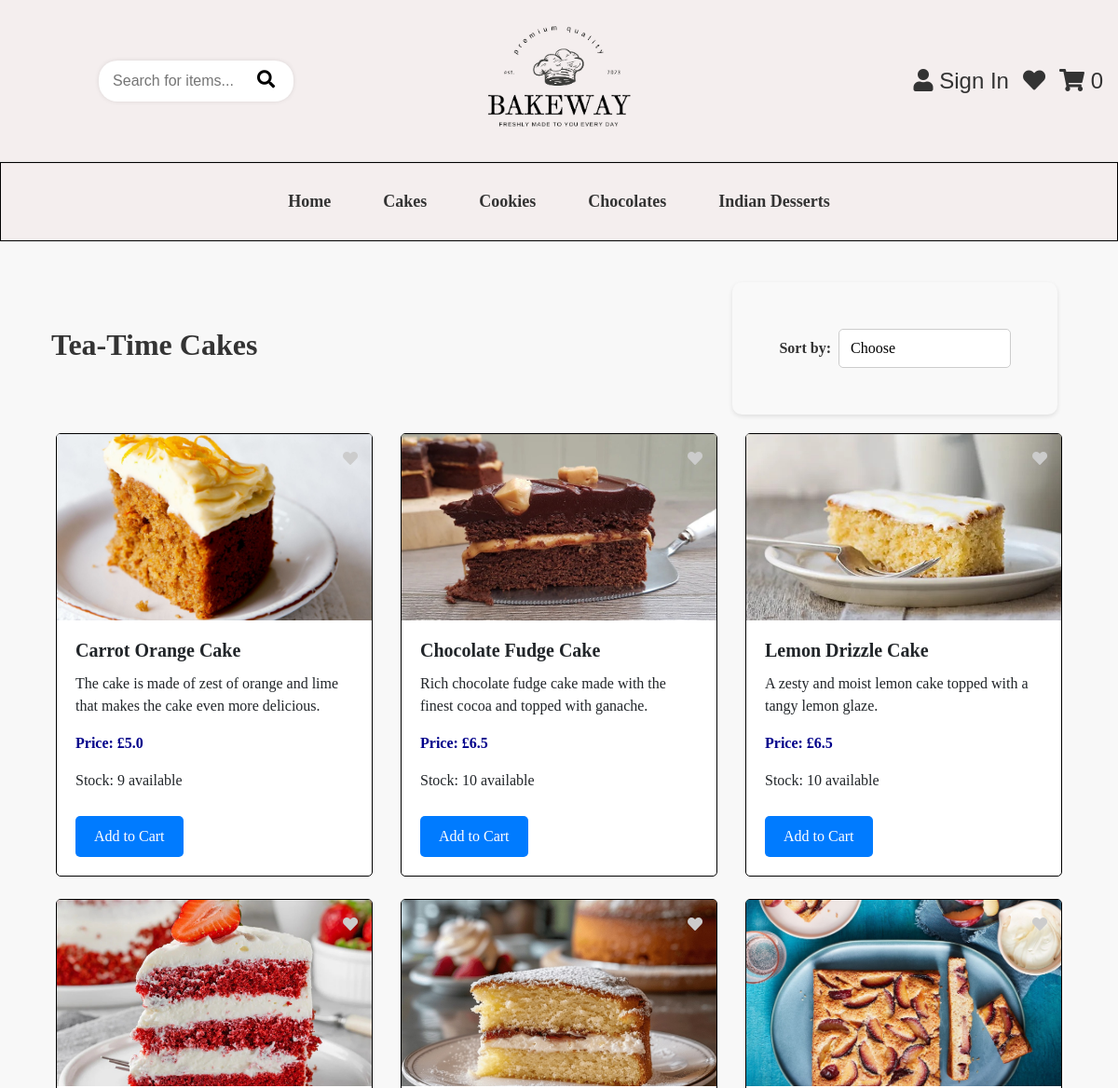
Before: /cakes (upper part) with the older database file.
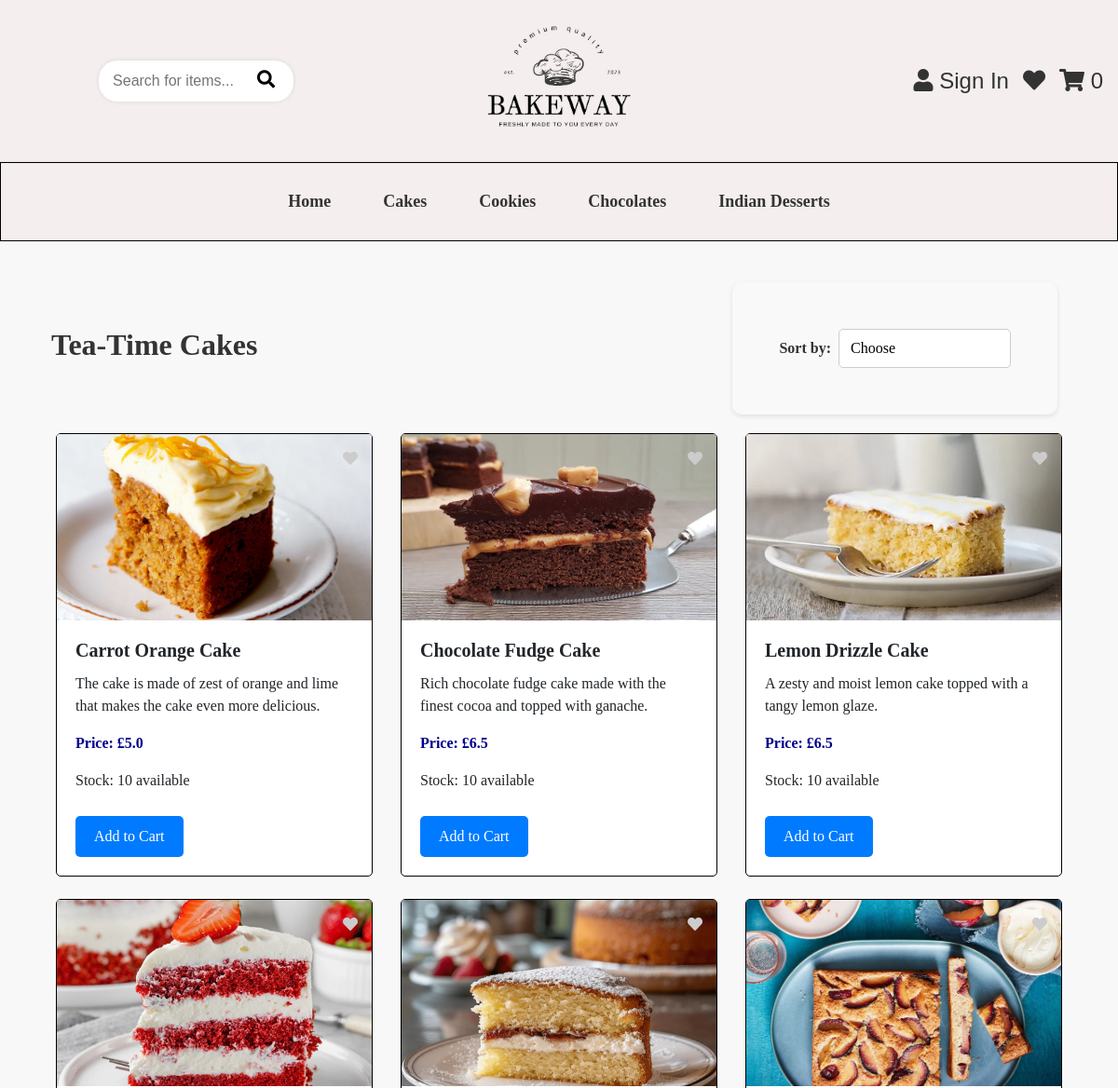
After: the same page with the newer database file.
### app/models.py (models this page shows, shortened)
class Product(db.Model):
    id = db.Column(db.Integer, primary_key=True)
    name = db.Column(db.String(100), nullable=False)
    description = db.Column(db.Text, nullable=False)
    price = db.Column(db.Float, nullable=False)
    category = db.Column(db.String(50), nullable=False)  # 'Cake', 'Cookie', 'Chocolate', 'Desserts'.
    image = db.Column(db.String(225), nullable=False)
    stock = db.Column(db.Integer, nullable=False, default=0)  # Stock quantity

### app/views.py (the view)
@app.route('/cakes')
def cakes():
    sort_option = request.args.get('sort')
    query = request.args.get('query', '').strip().lower()
    cakes_query = Product.query.filter_by(category='Cake')
    if query:
        cakes_query = cakes_query.filter(Product.name.ilike(f'%{query}%'))
    if sort_option == 'lowest_to_highest':
        cakes_query = cakes_query.order_by(Product.price.asc())
    elif sort_option == 'highest_to_lowest':
        cakes_query = cakes_query.order_by(Product.price.desc())
    elif sort_option == 'A_to_Z':
        cakes_query = cakes_query.order_by(Product.name.asc())
    cakes = cakes_query.all()
    return render_template('cakes.html', products=cakes, query=query)

### app/views.py (called while the page is built)
@app.before_request
def initialize_cart():
    if 'cart' not in session:
        session['cart'] = {}

@app.context_processor
def inject_cart_quantity():
    if current_user.is_authenticated:
        total_quantity = db.session.query(
            db.func.sum(CartItem.quantity)
        ).filter_by(user_id=current_user.id).scalar() or 0
    else:
        cart = session.get('cart', {})
        total_quantity = sum(item['quantity'] for item in cart.values())
    return dict(cart_total_quantity=total_quantity)

### app/templates/cakes.html (shortened to what this page needs)
{% extends "base.html" %}
{% block content %}
<div class="d-flex justify-content-between align-items-center">
  <h2><strong>Tea-Time Cakes</strong></h2>
  <div class="sort-container">
    <form method="GET" action="{{ url_for('cakes') }}" class="form-inline" >
      <label for="sort" class="mr-2 sort-label">Sort by:</label>
      <select name="sort" id="sort" class="sort-select" onchange="this.form.submit()" >
        <option value="Default"  {% if request.args.get('sort') %}selected{% endif %}> Choose</option>
      </select>
    </form>
  </div>
</div>
<div class="container">
  <div class="row">
    {% for product in products %}
    <div class="col-md-4 mb-4">
      <div class="card">
        <div class="position-relative">
          <img src="{{ url_for('static', filename=product.image) }}" class="card-img-top" alt="{{ product.name }}">
          <a href="javascript:void(0);"
          class="like-button position-absolute"
          style="top: 10px; right: 10px;"
          data-product-id="{{ product.id }}"
          onclick="addToWishlist(this)">
          <i class="fas fa-heart"></i>
       </a>
        </div>
        <div class="card-body">
          <h5 class="card-title"><strong>{{ product.name }}</strong></h5>
          <p class="card-text">{{ product.description }}</p>
          <p class="text-primary font-weight-bold">Price: £{{ product.price }}</p>
          <p>Stock: {% if product.stock > 0 %} {{ product.stock }} available {% else %} Out of stock {% endif %}</p>
          <div class="d-flex justify-content-between">
            {% if product.stock > 0 %}
            <a href="javascript:void(0);" onclick="document.getElementById('addToCartForm{{ product.id }}').submit();" class="btn btn-primary">Add to Cart</a>
          {% else %}
          <button class="btn btn-danger" disabled>Add to Cart</button>
            {% endif %}
          </div>
        </div>
      </div>
    </div>
    {% endfor %}
  </div>
</div>
{% endblock %}

### app/templates/base.html (shortened to what this page needs)
<!DOCTYPE html>
<html lang="en">
<head>
  <link href="https://stackpath.bootstrapcdn.com/bootstrap/4.5.2/css/bootstrap.min.css" rel="stylesheet">
  <link rel="stylesheet" href="{{ url_for('static', filename='style.css') }}">
  <link rel="stylesheet" href="https://cdnjs.cloudflare.com/ajax/libs/font-awesome/5.15.4/css/all.min.css">
</head>
<body>
<header class="d-flex justify-content-between align-items-center p-3 flex-wrap">
  <div class="search-container">
    <form action="/search" method="get" class="search-form">
      <input type="text" name="query" placeholder="Search for items..." class="search-input">
      <button type="submit" class="search-btn"><i class="fas fa-search"></i></button>
    </form>
  </div>
  <div class="logo">
    <a href="/">
      <img src="{{ url_for('static', filename='images/logo.jpg') }}" alt="Bakeway Logo" class="logo-img">
    </a>
  </div>
  <div class="header-icons d-flex align-items-center gap-3">
    {% if current_user.is_authenticated %}
      <a href="{{ url_for('dashboard') }}" class="icon-link"><i class="fas fa-user"></i> My Account</a>
    {% else %}
      <a href="{{ url_for('login') }}" class="icon-link"><i class="fas fa-user"></i> Sign In</a>
    {% endif %}
<a href="javascript:void(0);" class="icon-link" data-toggle="modal" data-target="#wishlistModal">
  <i class="fas fa-heart"></i>
</a>
    <a href="/cart" class="icon-link">
      <i class="fas fa-shopping-cart"></i>
      <span class="cart-quantity">{{ cart_total_quantity }}</span>
    </a>
  </div>
</header>
  <nav class="navbar navbar-expand-lg">
    <div class="container">
      <div class="collapse navbar-collapse" id="navbarNav">
        <ul class="navbar-nav mx-auto">
          <li class="nav-item"><a class="nav-link" href="/">Home</a></li>
          <li class="nav-item"><a class="nav-link" href="/cakes">Cakes</a></li>
          <li class="nav-item"><a class="nav-link" href="/cookies">Cookies</a></li>
          <li class="nav-item"><a class="nav-link" href="/chocolates">Chocolates</a></li>
          <li class="nav-item"><a class="nav-link" href="/indian-desserts">Indian Desserts</a></li>
        </ul>
      </div>
    </div>
  </nav>
  <div class="container mt-4">
    {% block content %}
    {% endblock %}
  </div>
  <link rel="stylesheet" type="text.css" href="//cdnjs.cloudflare.com/ajax/libs/cookieconsent/3.1.1/cookieconsent.min.css" />
</body>
</html>

### app/static/style.css (style rules this page uses)
h2 { color: #333; font-family: 'Times New Roman', Times, serif; text-align: center; padding: 10px; }
body { font-family: Arial, sans-serif; background-color: #f8f8f8; margin: 0; }
header { display: flex; justify-content: space-between; align-items: center; background-color: #f4eeee; padding: 10px 20px; border-bottom: 1px solid #e0e0e0; flex-wrap: wrap; }
.logo { flex: 1; display: flex; justify-content: center; }
.logo-img { width: 180px; height: auto; }
.search-container { flex: 1; display: flex; justify-content: flex-start; }
.search-form { display: flex; align-items: center; background-color: #fff; border-radius: 20px; box-shadow: 0 0 5px rgba(0, 0, 0, 0.1); padding: 5px 10px; max-width: 250px; }
.search-input { border: none; outline: none; padding: 5px; font-size: 1rem; width: 150px; }
.search-btn { background-color: white; border: none; padding: 5px 10px; cursor: pointer; color: black; }
.search-btn i { font-size: 1.2rem; }
.header-icons { flex: 1; display: flex; justify-content: flex-end; gap: 15px; }
.header-icons .icon-link { color: #333; font-size: 1.5rem; text-decoration: none; }
* { margin: 0; padding: 0; box-sizing: border-box; }
.navbar { background-color: #f4eeee; border-bottom: 1px solid #e0e0e0; padding: 10px; border: 0.5px solid black; border-radius: 0px !important; }
.navbar-nav { list-style-type: none; display: flex; justify-content: center; }
.nav-item { padding: 10px 20px; font-family: 'Times New Roman', Times, serif; font-size: large; }
.nav-link { text-decoration: none; color: #333; font-weight: bold; }
.card { display: flex; flex-direction: column; height: 100%; border-radius: 5px; border: 0.5px solid black; font-family: 'Times New Roman', Times, serif; }
.card-body { flex-grow: 1; display: flex; flex-direction: column; justify-content: space-between; }
.card-img-top { height: 200px; object-fit: cover; }
.text-primary { color: darkblue !important; }
.like-button { position: absolute; top: 10px; right: 10px; z-index: 10; border-radius: 50%; padding: 5px; cursor: pointer; transition: color 0.3s ease-in-out; }
.like-button i { color: #ccc; }
.sort-container { display: flex; align-items: center; justify-content: flex-start; gap: 10px; font-family: 'Times New Roman', Times, serif; }
.sort-label { font-size: 1rem; color: #333; font-weight: bold; }
.sort-select { appearance: none; border: 1px solid #ccc; background-color: #fff; padding: 8px 12px; font-size: 14px; cursor: pointer; }
.sort-select::after { content: '▼'; position: absolute; right: 10px; pointer-events: none; }
.sort-container { display: flex; align-items: center; justify-content: center; padding: 20px; }
.sort-label { margin-right: 8px; }
.sort-select { font-size: 1rem; padding: 8px 12px; border-radius: 5px; border: 1px solid #ccc; background-color: #fff; box-shadow: none !important; cursor: pointer; transition: all 0.3s ease; }
form { max-width: 500px; margin: auto; padding: 50px; background: #f9f9f9; border-radius: 10px; box-shadow: 0px 2px 5px rgba(0, 0, 0, 0.1); }
.btn { padding: 12px; background-color: #007bff; color: white; border: none; border-radius: 5px; cursor: pointer; margin-top: 10px; font-family: 'Times New Roman', Times, serif; }
.btn { display: inline-block; padding: 10px 20px; background-color: #007bff; color: white; border-radius: 5px; text-decoration: none; text-align: center; }

Changed rows visible on the page:
changed Product "Carrot Orange Cake": stock "9" → "10"
